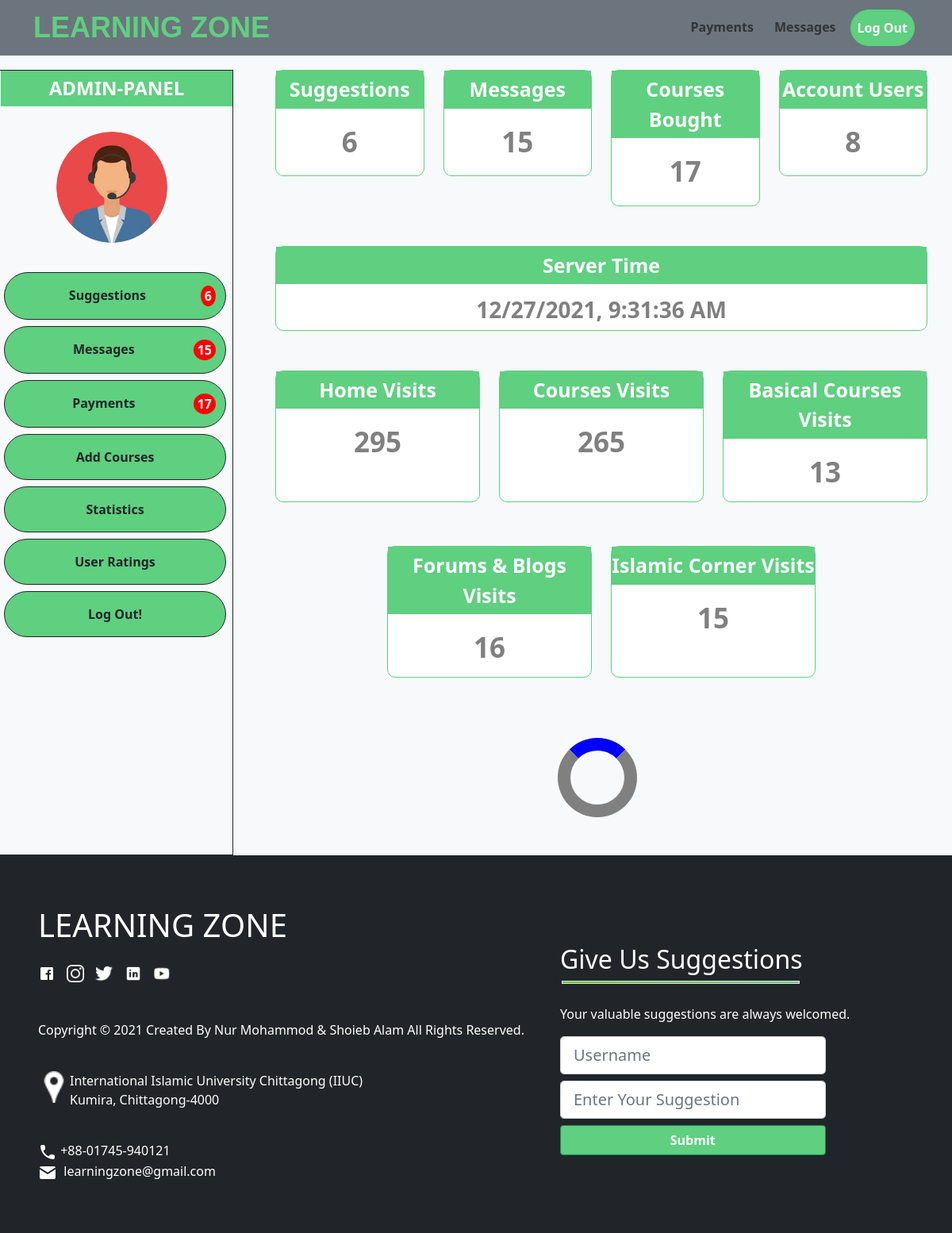
/adminpanel.php, run on an earlier commit of the app's database.
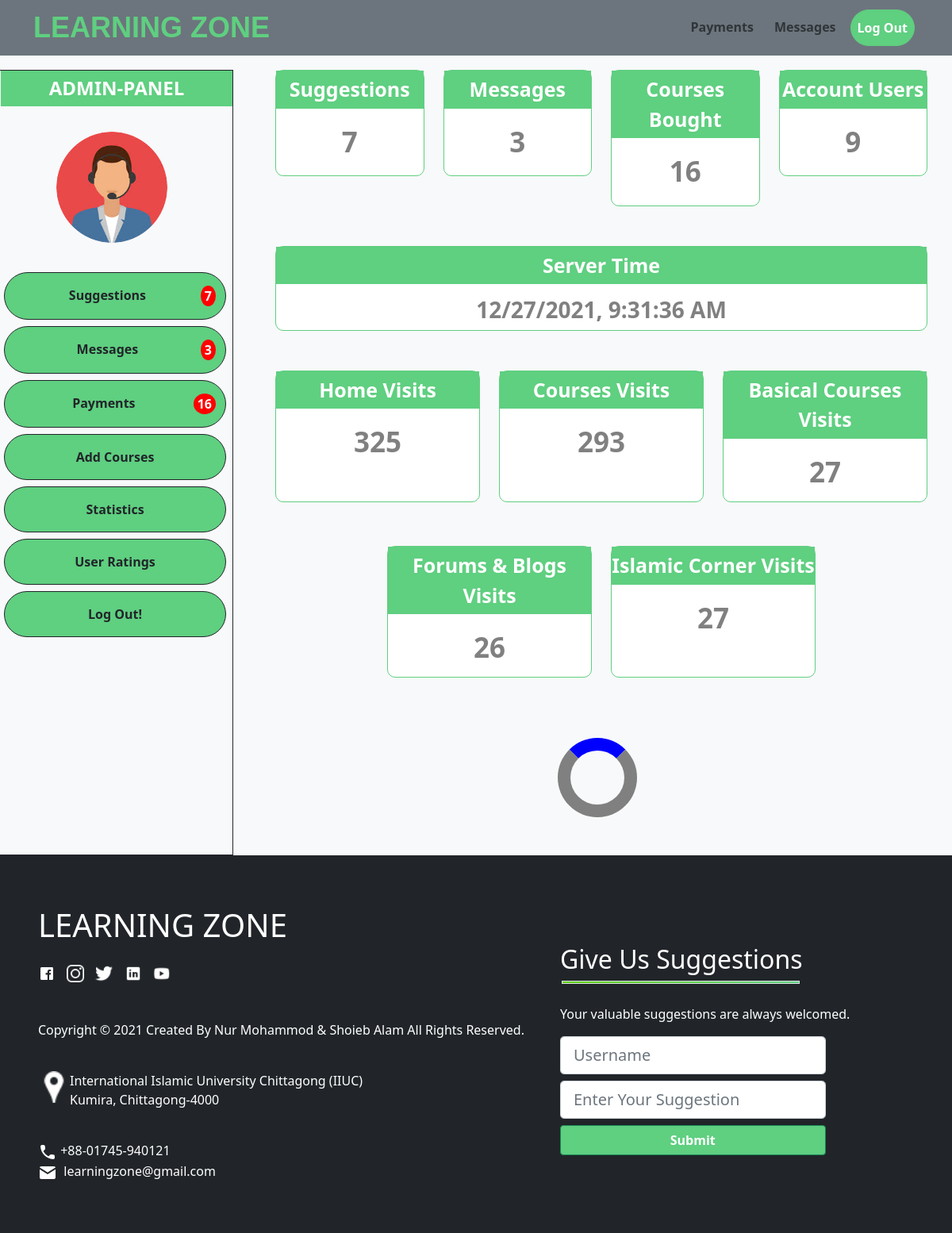
And on a later commit of the database.
### tables this page shows
CREATE TABLE `counter` (
  `visit` int(100) NOT NULL,
  `id` int(1) NOT NULL
);

### adminpanel.php (the view, shortened to what the changed rows need)
<!DOCTYPE html>
<html lang="en">
<head>
  <link href="https://cdn.jsdelivr.net/npm/bootstrap@5.0.2/dist/css/bootstrap.min.css" rel="stylesheet">
  <link rel="stylesheet" href="css/bootstrap5.0.2.min.css">
  <link rel="stylesheet" href="css/dashboard.css">
  <link rel="stylesheet" href="css/fonts.css">
</head>
<body class="bg-light" onload=display_ct();>
  <br><br><br>
  <div class="row text-white mt-3">
    <div class="col-xs-12 col-sm-3 col-md-3 border border-dark">
      <br>
      <div class="mb-4">
        <a href="./admin/adsuggestion.php" class="btn btn-outline-dark rounded-pill w-100 fw-bold py-3 m-1">Suggestions
          <?php
          $i = 0;
          if ($_SERVER['REQUEST_METHOD'] == "GET") {
            $localhost = "localhost";
            $usernamew = "root";
            $passwordw = "";
            $db = "expdb";
            $conn = mysqli_connect($localhost, $usernamew, $passwordw, $db);
            if (!$conn) {
              echo "Connection error";
            } else {
              $sql = "Select * from reviewtable";
              $result = mysqli_query($conn, $sql);
              if (mysqli_num_rows($result) > 0) {
                while ($row = mysqli_fetch_assoc($result)) {
                  $i++;
                }
                echo "<span class='badge-main' style='background:red;'>$i</span>";
              } else {
                echo "0 results";
              }
            }
          }
          ?>
        </a>
        <br>
        <a href="./admin/admessage.php" class="btn btn-outline-dark rounded-pill w-100 fw-bold py-3 m-1">Messages
          <?php
          $i = 0;
          if ($_SERVER['REQUEST_METHOD'] == "GET") {
            $localhost = "localhost";
            $usernamew = "root";
            $passwordw = "";
            $db = "expdb";
            $conn = mysqli_connect($localhost, $usernamew, $passwordw, $db);
            if (!$conn) {
              echo "Connection error";
            } else {
              $sql = "Select * from contacttable";
              $result = mysqli_query($conn, $sql);
              if (mysqli_num_rows($result) > 0) {
                while ($row = mysqli_fetch_assoc($result)) {
                  $i++;
                }
                echo "<span class='badge-main' style='background:red;'>$i</span>";
              } else {
                echo "0 results";
              }
            }
          }
          ?>
        </a>
        <br>
        <a href="./admin/adpayment.php" class="btn btn-outline-dark rounded-pill w-100 fw-bold py-3 m-1">Payments
          <?php
          $i = 0;
          if ($_SERVER['REQUEST_METHOD'] == "GET") {
            $localhost = "localhost";
            $usernamew = "root";
            $passwordw = "";
            $db = "expdb";
            $conn = mysqli_connect($localhost, $usernamew, $passwordw, $db);
            if (!$conn) {
              echo "Connection error";
            } else {
              $sql = "Select * from paymenttable";
              $result = mysqli_query($conn, $sql);
              if (mysqli_num_rows($result) > 0) {
                while ($row = mysqli_fetch_assoc($result)) {
                  $i++;
                }
                echo "<span class='badge-main' style='background:red;'>$i</span>";
              } else {
                echo "";
              }
            }
          }
          ?>
        </a>
        <br>
      </div>
    </div>
    <div class="col-xs-12 col-sm-9 col-md-9 container">
      <div class="row row-cols-xs-1 row-cols-sm-2 row-cols-md-4 container mx-auto">
        <div class="col">
          <div class="card">
            <p class="title">Suggestions</p>
            <p class="count">
              <?php
              $i = 0;
              if ($_SERVER['REQUEST_METHOD'] == "GET") {
                $localhost = "localhost";
                $usernamew = "root";
                $passwordw = "";
                $db = "expdb";
                $conn = mysqli_connect($localhost, $usernamew, $passwordw, $db);
                if (!$conn) {
                  echo "Connection error";
                } else {
                  $sql = "Select * from reviewtable";
                  $result = mysqli_query($conn, $sql);
                  if (mysqli_num_rows($result) > 0) {
                    while ($row = mysqli_fetch_assoc($result)) {
                      $i++;
                    }
                    echo $i;
                  } else {
                    echo "0 results";
                  }
                }
              }
              ?>
            </p>
          </div>
        </div>
        <div class="col">
          <div class="card">
            <p class="title">Messages</p>
            <p class="count">
              <?php
              $i = 0;
              if ($_SERVER['REQUEST_METHOD'] == "GET") {
                $localhost = "localhost";
                $usernamew = "root";
                $passwordw = "";
                $db = "expdb";
                $conn = mysqli_connect($localhost, $usernamew, $passwordw, $db);
                if (!$conn) {
                  echo "Connection error";
                } else {
                  $sql = "Select * from contacttable";
                  $result = mysqli_query($conn, $sql);
                  if (mysqli_num_rows($result) > 0) {
                    while ($row = mysqli_fetch_assoc($result)) {
                      $i++;
                    }
                    echo $i;
                  } else {
                    echo "0";
                  }
                }
              }
              ?>
            </p>
          </div>
        </div>
        <div class="col">
          <div class="card">
            <p class="title">Courses Bought</p>
            <p class="count">
              <?php
              $i = 0;
              if ($_SERVER['REQUEST_METHOD'] == "GET") {
                $localhost = "localhost";
                $usernamew = "root";
                $passwordw = "";
                $db = "expdb";
                $conn = mysqli_connect($localhost, $usernamew, $passwordw, $db);
                if (!$conn) {
                  echo "Connection error";
                } else {
                  $sql = "Select * from paymenttable";
                  $result = mysqli_query($conn, $sql);
                  if (mysqli_num_rows($result) > 0) {
                    while ($row = mysqli_fetch_assoc($result)) {
                      $i++;
                    }
                    echo $i;
                  } else {
                    echo "0";
                  }
                }
              }
              ?>
            </p>
          </div>
        </div>
        <div class="col">
          <div class="card">
            <p class="title">Account Users</p>
            <p class="count">
              <?php
              $i = 0;
              if ($_SERVER['REQUEST_METHOD'] == "GET") {
                $localhost = "localhost";
                $usernamew = "root";
                $passwordw = "";
                $db = "expdb";
                $conn = mysqli_connect($localhost, $usernamew, $passwordw, $db);
                if (!$conn) {
                  echo "Connection error";
                } else {
                  $sql = "Select * from exptable";
                  $result = mysqli_query($conn, $sql);
                  if (mysqli_num_rows($result) > 0) {
                    while ($row = mysqli_fetch_assoc($result)) {
                      $i++;
                    }
                    echo $i;
                  } else {
                    echo "0";
                  }
                }
              }
              ?>
            </p>
          </div>
        </div>
      </div>
      <div class="row row-cols-xs-1 row-cols-sm-2 row-cols-md-3 container mx-auto d-flex justify-content-center">
        <div class="col">
          <div class="card h-75">
            <p class="title">Home Visits</p>
            <p class="count">
              <?php
              if ($_SERVER['REQUEST_METHOD'] == "GET") {
                $localhost = "localhost";
                $usernamew = "root";
                $passwordw = "";
                $db = "expdb";
                $conn = mysqli_connect($localhost, $usernamew, $passwordw, $db);
                if (!$conn) {
                  echo "Connection error";
                } else {
                  $sql = "select visit from counter where id=0";
                  if ($result = mysqli_query($conn, $sql)) {
                    while ($row = mysqli_fetch_row($result)) {
                      printf("%s \n", $row[0]);
                    }
                  }
                }
              }
              ?>
            </p>
          </div>
        </div>
        <div class="col">
          <div class="card h-75">
            <p class="title">Courses Visits</p>
            <p class="count">
              <?php
              if ($_SERVER['REQUEST_METHOD'] == "GET") {
                $localhost = "localhost";
                $usernamew = "root";
                $passwordw = "";
                $db = "expdb";
                $conn = mysqli_connect($localhost, $usernamew, $passwordw, $db);
                if (!$conn) {
                  echo "Connection error";
                } else {
                  $sql = "select visit from counter where id=1";
                  if ($result = mysqli_query($conn, $sql)) {
                    while ($row = mysqli_fetch_row($result)) {
                      printf("%s \n", $row[0]);
                    }
                  }
                }
              }
              ?>
            </p>
          </div>
        </div>
        <div class="col">
          <div class="card h-75">
            <p class="title">Basical Courses Visits</p>
            <p class="count">
              <?php
              if ($_SERVER['REQUEST_METHOD'] == "GET") {
                $localhost = "localhost";
                $usernamew = "root";
                $passwordw = "";
                $db = "expdb";
                $conn = mysqli_connect($localhost, $usernamew, $passwordw, $db);
                if (!$conn) {
                  echo "Connection error";
                } else {
                  $sql = "select visit from counter where id=2";
                  if ($result = mysqli_query($conn, $sql)) {
                    while ($row = mysqli_fetch_row($result)) {
                      printf("%s \n", $row[0]);
                    }
                  }
                }
              }
              ?>
            </p>
          </div>
        </div>
        <div class="col">
          <div class="card h-75">
            <p class="title">Forums & Blogs Visits</p>
            <p class="count">
              <?php
              if ($_SERVER['REQUEST_METHOD'] == "GET") {
                $localhost = "localhost";
                $usernamew = "root";
                $passwordw = "";
                $db = "expdb";
                $conn = mysqli_connect($localhost, $usernamew, $passwordw, $db);
                if (!$conn) {
                  echo "Connection error";
                } else {
                  $sql = "select visit from counter where id=3";
                  if ($result = mysqli_query($conn, $sql)) {
                    while ($row = mysqli_fetch_row($result)) {
                      printf("%s \n", $row[0]);
                    }
                  }
                }
              }
              ?>
            </p>
          </div>
        </div>
        <div class="col">
          <div class="card h-75">
            <p class="title">Islamic Corner Visits</p>
            <p class="count">
              <?php
              if ($_SERVER['REQUEST_METHOD'] == "GET") {
                $localhost = "localhost";
                $usernamew = "root";
                $passwordw = "";
                $db = "expdb";
                $conn = mysqli_connect($localhost, $usernamew, $passwordw, $db);
                if (!$conn) {
                  echo "Connection error";
                } else {
                  $sql = "select visit from counter where id=4";
                  if ($result = mysqli_query($conn, $sql)) {
                    while ($row = mysqli_fetch_row($result)) {
                      printf("%s \n", $row[0]);
                    }
                  }
                }
              }
              ?>
            </p>
          </div>
        </div>
      </div>
    </div>
  </div>
  <?php include('include/footer.inc.php'); ?>
</body>

What changed in the data, as far as the page shows it:
changed counter (number 1 of 5 on the later page): visit "295" → "325"
changed counter (number 2 of 5 on the later page): visit "265" → "293"
changed counter (number 3 of 5 on the later page): visit "13" → "27"
changed counter (number 4 of 5 on the later page): visit "16" → "26"
changed counter (number 5 of 5 on the later page): visit "15" → "27"
Also different on the page:
$i: "6" → "7"
$i: "15" → "3"
$i: "17" → "16"
$i: "8" → "9"
